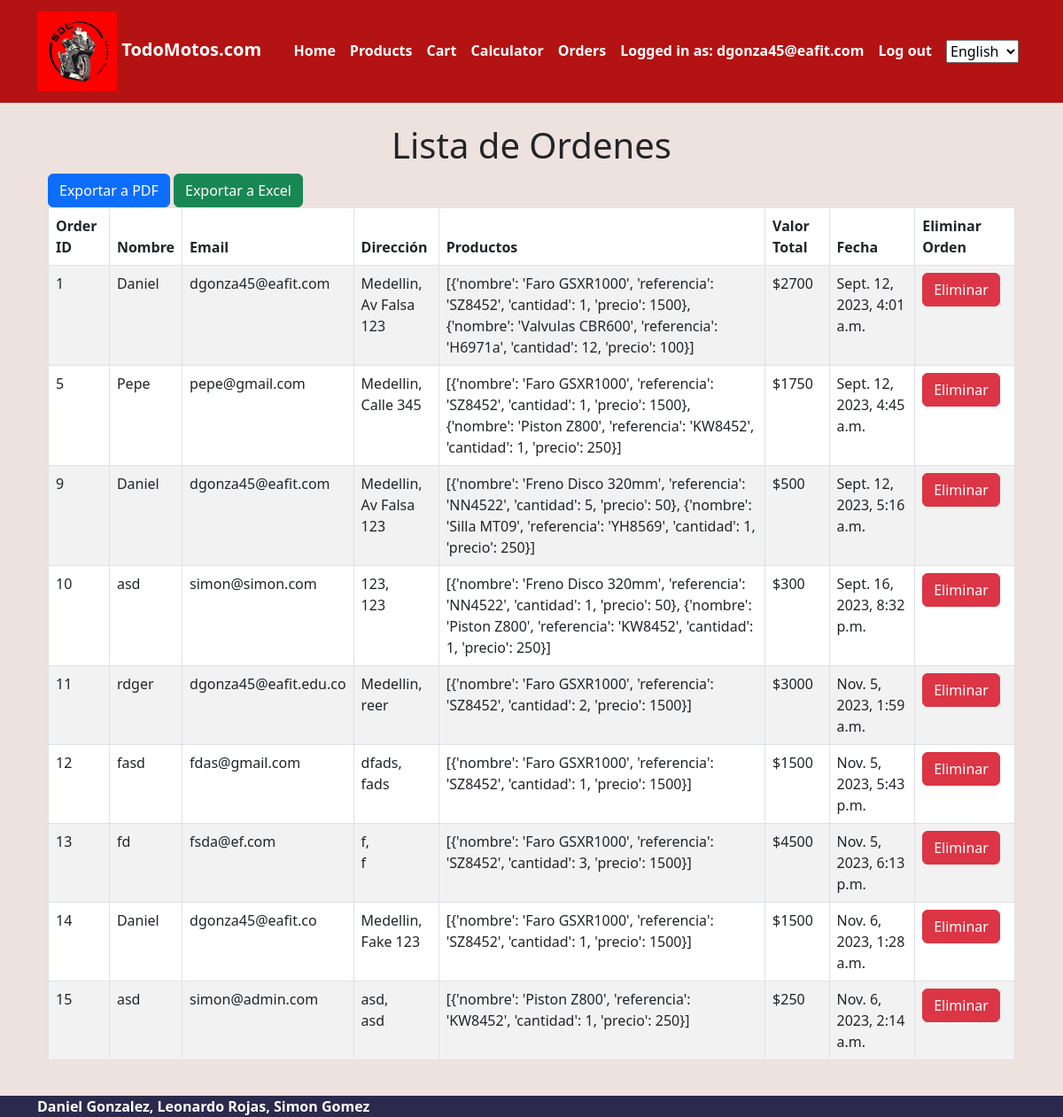
Page /orders/ (signed in) on the committed database.
### account/models.py (models this page shows, shortened)
class CustomerUser(AbstractUser):
    username = None
    email = models.EmailField( unique=True)
    city = models.CharField(max_length=20)
    address = models.CharField(max_length=100)
    objects = CustomUserManager()
    USERNAME_FIELD = 'email'
    REQUIRED_FIELDS = [
        'address',
        'city',
    ]

### ecommerce/models.py (models this page shows)
class Orders(models.Model):
    user = models.ForeignKey(CustomerUser, on_delete=models.CASCADE, blank= True, null = True)
    name = models.CharField(max_length=255)
    email = models.EmailField( max_length=255)
    city = models.CharField(max_length=20)
    address = models.CharField(max_length=255)
    product = models.CharField(max_length=255)
    total_price = models.IntegerField()
    created = models.DateTimeField(auto_now_add=True)

### ecommerce/views.py (the view)
# urls.py: path('orders/', OrdersListView.as_view(), name='orders'),
class OrdersListView(PermissionRequiredMixin, View):
    permission_required = 'auth.is_superuser'
    template_name = 'orderlist/orders.html'
    def get(self, request):
        orders = Orders.objects.all()
        if request.GET.get('export_pdf'):
            generate_pdf_report(orders)
            with open("report.pdf", "rb") as pdf_file:
                response = HttpResponse(pdf_file.read(), content_type='application/pdf')
                response['Content-Disposition'] = 'attachment; filename="order_report.pdf"'
                return response
        elif request.GET.get('export_excel'):
            generate_excel_report(orders, 'created')
            with open("report.xlsx", "rb") as excel_file:
                response = HttpResponse(excel_file.read(), content_type='application/vnd.openxmlformats-officedocument.spreadsheetml.sheet')
                response['Content-Disposition'] = 'attachment; filename="order_report.xlsx"'
                return response
        return render(request, self.template_name, {'orders': orders})

### ecommerce/templates/orderlist/orders.html (shortened to what this page needs)
{% extends 'base.html' %}
{% block content %}
{% load static %}
<div class="container">
    <h1 class="text-center">Lista de Ordenes</h1>
    <a href="?export_pdf=1" class="btn btn-primary">Exportar a PDF</a>
    <a href="?export_excel=1" class="btn btn-success">Exportar a Excel</a>
    <div class="table-responsive">
        <table class="table table-striped table-bordered">
            <thead class="thead-dark">
                <tr>
                    <th>Order ID</th>
                    <th>Nombre</th>
                    <th>Email</th>
                    <th>Dirección</th>
                    <th>Productos</th>
                    <th>Valor Total</th>
                    <th>Fecha</th>
                    <th>Eliminar Orden</th>
                </tr>
            </thead>
            <tbody>
                {% for order in orders %}
                    <tr>
                        <td>{{ order.id }}</td>
                        <td>{{ order.name }}</td>
                        <td>{{ order.email }}</td>
                        <td>{{ order.city }},<br>{{ order.address }}</td>
                        <td>{{ order.product }}</td>
                        <td>${{ order.total_price }}</td>
                        <td>{{ order.created }}</td>
                        <td>
                            <form method="GET" action="{% url 'delete_order' order.id %}">
                                <button type="submit" class="btn btn-danger">Eliminar</button>
                            </form>
                        </td>
                    </tr>
                {% empty %}
                    <tr>
                        <td colspan="8">No hay órdenes</td>
                    </tr>
                {% endfor %}
            </tbody>
        </table>
    </div>
</div>
{% endblock %}

### ecommerce/templates/base.html (shortened to what this page needs)
{% load static %}
{% load i18n %}
<!doctype html>
<html lang="en">
    <head>
        <link href="https://cdn.jsdelivr.net/npm/bootstrap@5.3.0-alpha1/dist/css/bootstrap.min.css" rel="stylesheet"
 />
        <link href="{% static 'app.css' %}" rel="stylesheet" />
        </head>
        <body class="d-flex flex-column min-vh-100">
        <nav class="navbar navbar-expand-lg navbar-dark bg-primary">
            <div class="container">
            <a class="navbar-brand" href="{% url 'home' %}">
                <img src="{% static 'logo.png' %}" width="90" height="90" class="">
                TodoMotos.com</a>
            <div class="collapse navbar-collapse" id="navbarNavAltMarkup">
            <div class="navbar-nav ms-auto">
                <a class="nav-link active" href="{% url 'home' %}">{% trans "Home" %}</a>
                <li class="nav-item">
                <a class="nav-link active" href="{% url 'products' %}">{%trans "Products"%}</a>
                </li>
                <a class="nav-link active" href="{% url 'cart' %}">{% trans "Cart" %}</a>
                <a class="nav-link active" href="{% url 'factorial'%}">Calculator</a>
                {% if user.is_authenticated == True%}
                <a class="nav-link active" href="{% url 'orders' %}">{% trans "Orders"%}</a>
                <a class="nav-link active text-underline-opacity-0">{% trans "Logged in as"%}: {{user.email}}</a>
                {%endif%}
                <a class="nav-link active" href="{% url 'logout' %}">{% trans "Log out"%}</a>
                <form class="nav-link active" method="post" action="{% url 'set_language' %}">
                    <select name="language" id="language-selector">
                        {% get_current_language as LANGUAGE_CODE %}
                        {% get_available_languages as LANGUAGES %}
                        {% for lang_code, lang_name in LANGUAGES %}
                            <option value="{{ lang_code }}" {% if lang_code == LANGUAGE_CODE %}selected{% endif %}>
                                {{ lang_name }}
                            </option>
                        {% endfor %}
                    </select>
                </form>
            </div>
            </div>
            </div>
            </nav>
            <div class="container my-4">
                {% block content %}
                {% endblock %}
                </div>
            {% block footer %}
            <footer class="mt-auto bg-secondary text-white">
                <div class="container">
                          <a class=" text-reset fw-bold text-decoration-none" target="_blank">
                            Daniel Gonzalez, Leonardo Rojas, Simon Gomez
                        </a>
                </div>
            </footer>
            {% endblock %}
</body>
</html>

### ecommerce/static/app.css (style rules this page uses)
body { background: #EEE2DE !important; }
.bg-secondary { background-color: #2B2A4C !important; }
.bg-primary { background-color: #B31312 !important; }
nav { font-weight: 700; }

### rows in the picture
CustomerUser: email "dgonza45@eafit.com"
Orders: id "1", name "Daniel", email "dgonza45@eafit.com", city "Medellin", address "Av Falsa 123", product "[{'nombre': 'Faro GSXR1000', 'referencia': 'SZ8452', 'cantidad': 1, 'precio': 1500}, {'nombre': 'Valvulas CBR600', 'referencia': 'H6971a', 'cantidad': 12, 'precio': 100}]", total_price "2700", created "Sept. 12, 2023, 4:01 a.m."
Orders: id "5", name "Pepe", email "pepe@gmail.com", city "Medellin", address "Calle 345", product "[{'nombre': 'Faro GSXR1000', 'referencia': 'SZ8452', 'cantidad': 1, 'precio': 1500}, {'nombre': 'Piston Z800', 'referencia': 'KW8452', 'cantidad': 1, 'precio': 250}]", total_price "1750", created "Sept. 12, 2023, 4:45 a.m."
Orders: id "9", name "Daniel", email "dgonza45@eafit.com", city "Medellin", address "Av Falsa 123", product "[{'nombre': 'Freno Disco 320mm', 'referencia': 'NN4522', 'cantidad': 5, 'precio': 50}, {'nombre': 'Silla MT09', 'referencia': 'YH8569', 'cantidad': 1, 'precio': 250}]", total_price "500", created "Sept. 12, 2023, 5:16 a.m."
Orders: id "10", name "asd", email "simon@simon.com", city "123", address "123", product "[{'nombre': 'Freno Disco 320mm', 'referencia': 'NN4522', 'cantidad': 1, 'precio': 50}, {'nombre': 'Piston Z800', 'referencia': 'KW8452', 'cantidad': 1, 'precio': 250}]", total_price "300", created "Sept. 16, 2023, 8:32 p.m."
Orders: id "11", name "rdger", email "dgonza45@eafit.edu.co", city "Medellin", address "reer", product "[{'nombre': 'Faro GSXR1000', 'referencia': 'SZ8452', 'cantidad': 2, 'precio': 1500}]", total_price "3000", created "Nov. 5, 2023, 1:59 a.m."
Orders: id "12", name "fasd", email "fdas@gmail.com", city "dfads", address "fads", product "[{'nombre': 'Faro GSXR1000', 'referencia': 'SZ8452', 'cantidad': 1, 'precio': 1500}]", total_price "1500", created "Nov. 5, 2023, 5:43 p.m."
Orders: id "13", name "fd", email "fsda@ef.com", city "f", address "f", product "[{'nombre': 'Faro GSXR1000', 'referencia': 'SZ8452', 'cantidad': 3, 'precio': 1500}]", total_price "4500", created "Nov. 5, 2023, 6:13 p.m."
Orders: id "14", name "Daniel", email "dgonza45@eafit.co", city "Medellin", address "Fake 123", product "[{'nombre': 'Faro GSXR1000', 'referencia': 'SZ8452', 'cantidad': 1, 'precio': 1500}]", total_price "1500", created "Nov. 6, 2023, 1:28 a.m."
Orders: id "15", name "asd", email "simon@admin.com", city "asd", address "asd", product "[{'nombre': 'Piston Z800', 'referencia': 'KW8452', 'cantidad': 1, 'precio': 250}]", total_price "250", created "Nov. 6, 2023, 2:14 a.m."

### other values in the picture
form field language "English"
